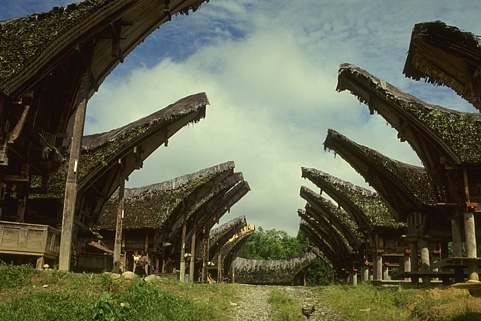
%> input picture trpca.gaussian/testimg.jpg, 481 x 321 px
$ octave run_image_inpainting.m   (GNU Octave 9; MATLAB toolbox functions it lacks are replaced by stand-ins)
%> lines starting %> are read from the running program, lines starting %| are printed output that depends on the picture; long printed decimals are rounded
### trpca.gaussian/Frontal2Lateral.m
function Y = Frontal2Lateral(X)

% Convert the frontal slices of a tensor to the lateral slices of a new tensor
%
% version 1.0 - 11/02/2018
%
% Written by Canyi Lu (canyilu@gmail.com)
%

[n1,n2,n3] = size(X);
Y = zeros(n1,n3,n2);

for i = 1 : n2
   Z = squeeze(X(:,i,:));
   Y(:,:,i) = Z;
end

### trpca.gaussian/lrtc_tnn.m
function [X,obj,err,iter] = lrtc_tnn(M,omega,opts)

% Solve the Low-Rank Tensor Completion (LRTC) based on Tensor Nuclear Norm (TNN) problem by M-ADMM
%
% min_X ||X||_*, s.t. P_Omega(X) = P_Omega(M)
%
% ---------------------------------------------
% Input:
%       M       -    d1*d2*d3 tensor
%       omega   -    index of the observed entries
%       opts    -    Structure value in Matlab. The fields are
%           opts.tol        -   termination tolerance
%           opts.max_iter   -   maximum number of iterations
%           opts.mu         -   stepsize for dual variable updating in ADMM
%           opts.max_mu     -   maximum stepsize
%           opts.rho        -   rho>=1, ratio used to increase mu
%           opts.DEBUG      -   0 or 1
%
% Output:
%       X       -    d1*d2*d3 tensor
%       err     -    residual
%       obj     -    objective function value
%       iter    -    number of iterations
%
% version 1.0 - 25/06/2016
%
% Written by Canyi Lu (canyilu@gmail.com)
%
% References:
% Canyi Lu, Jiashi Feng, Zhouchen Lin, Shuicheng Yan
% Exact Low Tubal Rank Tensor Recovery from Gaussian Measurements
% International Joint Conference on Artificial Intelligence (IJCAI). 2018


tol = 1e-8;
max_iter = 500;
rho = 1.1;
mu = 1e-4;
max_mu = 1e10;
DEBUG = 0;

if ~exist('opts', 'var')
    opts = [];
end
if isfield(opts, 'tol');         tol = opts.tol;              end
if isfield(opts, 'max_iter');    max_iter = opts.max_iter;    end
if isfield(opts, 'rho');         rho = opts.rho;              end
if isfield(opts, 'mu');          mu = opts.mu;                end
if isfield(opts, 'max_mu');      max_mu = opts.max_mu;        end
if isfield(opts, 'DEBUG');       DEBUG = opts.DEBUG;          end

dim = size(M);
X = zeros(dim);
X(omega) = M(omega);
E = zeros(dim);
Y = E;

iter = 0;
for iter = 1 : max_iter
    Xk = X;
    Ek = E;
    % update X
    [X,tnnX] = prox_tnn(-E+M+Y/mu,1/mu);
    % update E
    E = M-X+Y/mu;
    E(omega) = 0;

    dY = M-X-E;
    chgX = max(abs(Xk(:)-X(:)));
    chgE = max(abs(Ek(:)-E(:)));
    chg = max([chgX chgE max(abs(dY(:)))]);
    if DEBUG
        if iter == 1 || mod(iter, 10) == 0
            obj = tnnX;
            err = norm(dY(:));
            disp(['iter ' num2str(iter) ', mu=' num2str(mu) ...
                    ', obj=' num2str(obj) ', err=' num2str(err)]);
        end
    end

    if chg < tol
        break;
    end
    Y = Y + mu*dY;
    mu = min(rho*mu,max_mu);
end
obj = tnnX;
err = norm(dY(:));


### trpca.gaussian/prox_tnn.m
function [X,tnn,trank] = prox_tnn(Y,rho)

% The proximal operator of the tensor nuclear norm of a 3 way tensor
%
% min_X rho*||X||_*+0.5*||X-Y||_F^2
%
% Y     -    n1*n2*n3 tensor
%
% X     -    n1*n2*n3 tensor
% tnn   -    tensor nuclear norm of X
% trank -    tensor tubal rank of X
%
% version 2.1 - 14/06/2018
%
% Written by Canyi Lu (canyilu@gmail.com)
%
%
% References:
% Canyi Lu, Tensor-Tensor Product Toolbox. Carnegie Mellon University.
% June, 2018. https://github.com/canyilu/tproduct.
%
% Canyi Lu, Jiashi Feng, Yudong Chen, Wei Liu, Zhouchen Lin and Shuicheng
% Yan, Tensor Robust Principal Component Analysis with A New Tensor Nuclear
% Norm, arXiv preprint arXiv:1804.03728, 2018
%

[n1,n2,n3] = size(Y);
X = zeros(n1,n2,n3);
Y = fft(Y,[],3);
tnn = 0;
trank = 0;

% first frontal slice
[U,S,V] = svd(Y(:,:,1),'econ');
S = diag(S);
r = length(find(S>rho));
if r>=1
    S = S(1:r)-rho;
    X(:,:,1) = U(:,1:r)*diag(S)*V(:,1:r)';
    tnn = tnn+sum(S);
    trank = max(trank,r);
end
% i=2,...,halfn3
halfn3 = round(n3/2);
for i = 2 : halfn3
    [U,S,V] = svd(Y(:,:,i),'econ');
    S = diag(S);
    r = length(find(S>rho));
    if r>=1
        S = S(1:r)-rho;
        X(:,:,i) = U(:,1:r)*diag(S)*V(:,1:r)';
        tnn = tnn+sum(S)*2;
        trank = max(trank,r);
    end
    X(:,:,n3+2-i) = conj(X(:,:,i));
end

% if n3 is even
if mod(n3,2) == 0
    i = halfn3+1;
    [U,S,V] = svd(Y(:,:,i),'econ');
    S = diag(S);
    r = length(find(S>rho));
    if r>=1
        S = S(1:r)-rho;
        X(:,:,i) = U(:,1:r)*diag(S)*V(:,1:r)';
        tnn = tnn+sum(S);
        trank = max(trank,r);
    end
end
tnn = tnn/n3;
X = ifft(X,[],3);

### trpca.gaussian/Lateral2Frontal.m
function B = Lateral2Frontal(A)
%
% Written by Canyi Lu (canyilu@gmail.com)
%
[n1,n3,n2] = size(A);
B = zeros(n1,n2,n3);
for i = 1 : n3
   slice = A(:,i,:);
   B(:,:,i) = reshape(slice,n1,n2);
end

### trpca.gaussian/PSNR.m
function psnr = PSNR(Xfull,Xrecover,maxP)
%
% Written by Canyi Lu (canyilu@gmail.com)
%
Xrecover = max(0,Xrecover);
Xrecover = min(maxP,Xrecover);
[n1,n2,n3] = size(Xrecover);
MSE = norm(Xfull(:)-Xrecover(:))^2/(n1*n2*n3);
psnr = 10*log10(maxP^2/MSE);

### trpca.gaussian/run_image_inpainting.m
% applying tnsor completion for image inpainting

clear
X = double(imread('testimg.jpg'));
X = X/255;
maxP = max(abs(X(:)));
%> maxP = 1
[n1,n2,n3] = size(X);
%> n1 = 321; n2 = 481; n3 = 3

p = 0.5; % sampling rate

omega = find(rand(n1*n2*n3,1)<p);
M = zeros(n1,n2,n3);
M(omega) = X(omega);
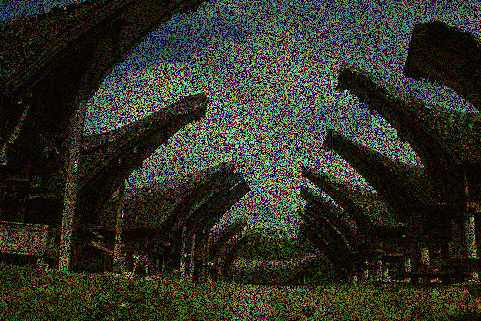
%> M: size 321x481x3 double; mean R, G, B 0.187, 0.19, 0.147

M2 = Frontal2Lateral(M); % each lateral slice is a channel of the image
omega2 = zeros(n1,n2,n3);
Iones = ones(n1,n2,n3);
omega2(omega) = Iones(omega);
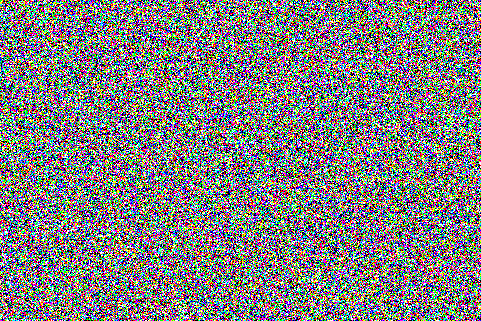
%> omega2: size 321x481x3 double; mean R, G, B 0.501, 0.5, 0.5
omega2 = Frontal2Lateral(omega2);
omega2 = find(omega2==1);
%> omega2 = 231688 values from 3 to 463203

opts.DEBUG = 1;
Xhat = lrtc_tnn(M2,omega2,opts);
%> the loop in lrtc_tnn, `for iter = 1 : max_iter` made 168 passes
%> (tnn in prox_tnn, tnnX, chgX, chgE, chg) on passes 10, 20, 30, 40: (18.75, 18.75, 0.196, 0.196, 0.888), (32.3, 32.3, 0.0918, 0.0918, 0.776), (45.82, 45.82, 0.0755, 0.0755, 0.62), (70.81, 70.81, 0.101, 0.0932, 0.461)
%> (tnnX, chgX, chgE, chg, obj, err) on pass 1: (0, 1, 0, 1, 0, 209.4)
%| iter 1, mu=0.0001, obj=0, err=209.3642
%| iter 10, mu=0.0002358, obj=18.7512, err=80.6294
%| iter 20, mu=0.0006116, obj=32.2969, err=53.3132
%| iter 30, mu=0.001586, obj=45.8158, err=35.842
%| iter 40, mu=0.004115, obj=70.8144, err=16.7236
%| iter 50, mu=0.01067, obj=85.2614, err=4.8141
%| iter 60, mu=0.02768, obj=88.7205, err=1.8046
Xhat = max(Xhat,0);
Xhat = min(Xhat,maxP);
Xhat = Lateral2Frontal(Xhat); % each lateral slice is a channel of the image
%> in Lateral2Frontal, `B = zeros(n1,n2,n3);`: B: size 321x481x3 double; every value is 0
%> the loop in Lateral2Frontal, `for i = 1 : n3` made 3 passes
psnr = PSNR(X,Xhat,maxP)


figure(1)
subplot(1,3,1)
imshow(X)
subplot(1,3,2)
imshow(M)
subplot(1,3,3)
imshow(Xhat)
